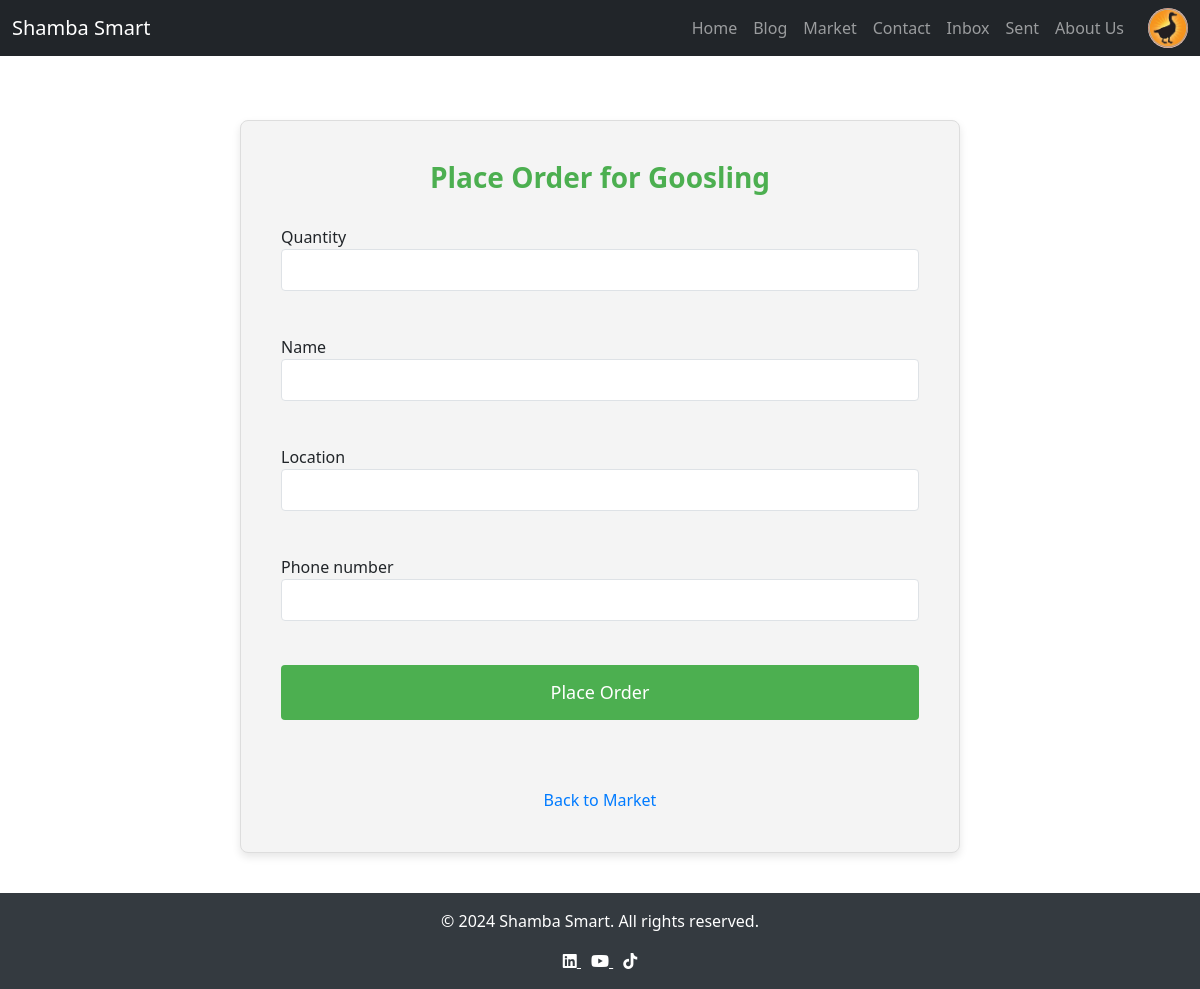
Screenshot of /place_order/3/ (signed in) with the database file from the repository.
### farm/models.py (models this page shows, shortened)
class CustomUser(AbstractUser):
    FARMER = 'Farmer'
    PROFESSIONAL = 'Professional'
    ROLE_CHOICES = [
        (FARMER, 'Farmer'),
        (PROFESSIONAL, 'Professional'),
    ]
    role = models.CharField(max_length=50, choices=ROLE_CHOICES,
                            default=FARMER)
    profile_picture = models.ImageField(
        default='images/default_profile.png',
        upload_to='profile_pics/',
        null=True,
        blank=True
    )
    phone_number = models.CharField(max_length=15, null=True, blank=True)
    bio = models.TextField(null=True, blank=True)
    location = models.CharField(max_length=255, null=True, blank=True)
    linkedin = models.URLField(null=True, blank=True)
    x = models.URLField(null=True, blank=True)
    facebook = models.URLField(null=True, blank=True)
    whatsapp = models.CharField(max_length=15, null=True, blank=True)

class MarketListing(models.Model):
    product_name = models.CharField(max_length=200)
    description = models.TextField()
    price = models.DecimalField(max_digits=10, decimal_places=2)
    farmer = models.ForeignKey(CustomUser, on_delete=models.CASCADE,
                               related_name="products")
    currency = models.CharField(
        max_length=3,
        choices=[('USD', 'USD'), ('KES', 'KES'), ('EUR', 'EUR')],
        default='KES'
    )
    status = models.CharField(
        max_length=50,
        choices=[('Available', 'Available'), ('Sold', 'Sold')],
        default='Available'
    )
    created_at = models.DateTimeField(auto_now_add=True)
    updated_at = models.DateTimeField(auto_now=True)
    image = models.ImageField(upload_to='product_images/', null=True,
                              blank=True)

### farm/views.py (the view, shortened to what this page needs)
# urls.py: path('place_order/<int:listing_id>/', views.place_order,
@login_required
def place_order(request, listing_id):
    listing = get_object_or_404(MarketListing, id=listing_id)
    form = OrderForm()
    return render(request, 'place_order.html', {'listing': listing, 'form': form})

### farm/forms.py
class OrderForm(forms.ModelForm):
    class Meta:
        model = Order
        fields = ['quantity', 'name', 'location', 'phone_number']

### farm/templates/place_order.html (shortened to what this page needs)
{% extends "home.html" %}
{% load widget_tweaks %}
{% block content %}
    <div class="container">
        <div class="form-container">
            <h2>Place Order for {{ listing.product_name }}</h2>
            <form id="orderForm" method="POST">
                <div class="mb-4">
                    {{ form.quantity.label }}
                    {{ form.quantity|add_class:"w-full px-4 py-2 border rounded-md focus:outline-none focus:ring-2 focus:ring-blue-500" }}
                </div>
                <div class="mb-4">
                    {{ form.name.label }}
                    {{ form.name|add_class:"w-full px-4 py-2 border rounded-md focus:outline-none focus:ring-2 focus:ring-blue-500" }}
                </div>
                <div class="mb-4">
                    {{ form.location.label }}
                    {{ form.location|add_class:"w-full px-4 py-2 border rounded-md focus:outline-none focus:ring-2 focus:ring-blue-500" }}
                </div>
                <div class="mb-4">
                    {{ form.phone_number.label }}
                    {{ form.phone_number|add_class:"w-full px-4 py-2 border rounded-md focus:outline-none focus:ring-2 focus:ring-blue-500" }}
                </div>
                <div class="mb-4">
                    <button type="submit">Place Order</button>
                </div>
            </form>
            <br>
            <a href="{% url 'market' %}" class="back-link">Back to Market</a>
        </div>
    </div>
{% endblock %}

### farm/templates/base.html (shortened to what this page needs)
{% load static %}
<!DOCTYPE html>
<html lang="en">
<head>
    <link rel="stylesheet" href="https://cdnjs.cloudflare.com/ajax/libs/font-awesome/6.0.0-beta3/css/all.min.css">
    <link rel="stylesheet" href="https://cdnjs.cloudflare.com/ajax/libs/bootstrap/5.1.3/css/bootstrap.min.css">
</head>
<body>
    <header>
        <nav class="navbar navbar-expand-lg navbar-dark bg-dark">
            <div class="container-fluid">
                <a class="navbar-brand" href="{% url 'home' %}">Shamba Smart</a>
                <div class="collapse navbar-collapse" id="navbarNav">
                    <ul class="navbar-nav ms-auto">
                        <li class="nav-item"><a class="nav-link" href="{% url 'home' %}">Home</a></li>
                        <li class="nav-item"><a class="nav-link" href="{% url 'blog_posts' %}">Blog</a></li>
                        <li class="nav-item"><a class="nav-link" href="{% url 'market' %}">Market</a></li>
                        <li class="nav-item"><a class="nav-link" href="{% url 'contact_us' %}">Contact</a></li>
                        {% if user.is_authenticated %}
                            <li class="nav-item"><a class="nav-link" href="{% url 'inbox' %}">Inbox</a></li>
                            <li class="nav-item"><a class="nav-link" href="{% url 'sent_messages' %}">Sent</a></li>
                            <li class="nav-item"><a class="nav-link" href="{% url 'about' %}">About Us</a></li>
                            <li class="nav-item profile-item">
                                <a href="{% url 'profile' %}">
                                    {% if user.profile_picture %}
                                        <img src="{{ user.profile_picture.url }}" alt="Profile Picture" class="profile-img">
                                    {% else %}
                                        <img src="{% static 'images/default_profile.png' %}" alt="Default Profile Picture" class="profile-img">
                                    {% endif %}
                                </a>
                            </li>
                        {% else %}
                            <li class="nav-item"><a class="nav-link" href="{% url 'login' %}">Sign In</a></li>
                            <li class="nav-item"><a class="nav-link" href="{% url 'register' %}">Sign Up</a></li>
                        {% endif %}
                    </ul>
                </div>
            </div>
        </nav>
    </header>
    <main class="container mt-4">
        {% block content %}
        {% endblock %}
    </main>
    <footer>
        <p>&copy; 2024 Shamba Smart. All rights reserved.</p>
        <div>
            <a href="https://www.linkedin.com" target="blank" style="color: #fff; margin-right: 10px;">
                <i class="fab fa-linkedin"></i>
            </a>
            <a href="https://www.youtube.com" target="blank" style="color: #fff; margin-right: 10px;">
                <i class="fab fa-youtube"></i>
            </a>
            <a href="https://www.tiktok.com" target="blank" style="color: #fff;">
                <i class="fab fa-tiktok"></i>
            </a>
        </div>
    </footer>
</body>
</html>

### farm/templates/base.html (style rules this page uses)
html, body { height: 100%; margin: 0; display: flex; flex-direction: column; }
body { min-height: 100%; }
main { flex: 1; }
footer { background-color: #343a40; color: white; text-align: center; padding: 1rem 0; margin-top: auto; }
.profile-img { width: 40px; height: 40px; border-radius: 50%; object-fit: cover; cursor: pointer; }
.navbar-nav { display: flex; align-items: center; }
.navbar-nav.ms-auto { margin-left: auto; }
.profile-item { margin-left: 1rem; }

### farm/templates/place_order.html (style rules this page uses)
.container { max-width: 800px; margin: 0 auto; padding: 20px; }
.form-container { background-color: #f4f4f4; padding: 40px; border-radius: 8px; box-shadow: 0 4px 8px rgba(0, 0, 0, 0.1); border: 1px solid #ddd; }
h2 { text-align: center; font-size: 28px; font-weight: bold; margin-bottom: 30px; color: #4CAF50; }
.form-container input, .form-container textarea, .form-container select { width: 100%; padding: 14px; border: 1px solid #ddd; border-radius: 4px; font-size: 16px; margin-bottom: 20px; background-color: #fff; }
.form-container button { width: 100%; padding: 14px; background-color: #4CAF50; color: white; border: none; border-radius: 4px; font-size: 18px; cursor: pointer; transition: background-color 0.3s ease; }
.form-container .back-link { display: block; text-align: center; color: #007BFF; text-decoration: none; margin-top: 20px; }

### rows the page displays
CustomUser: profile_picture (picture)
MarketListing: product_name "Goosling"
